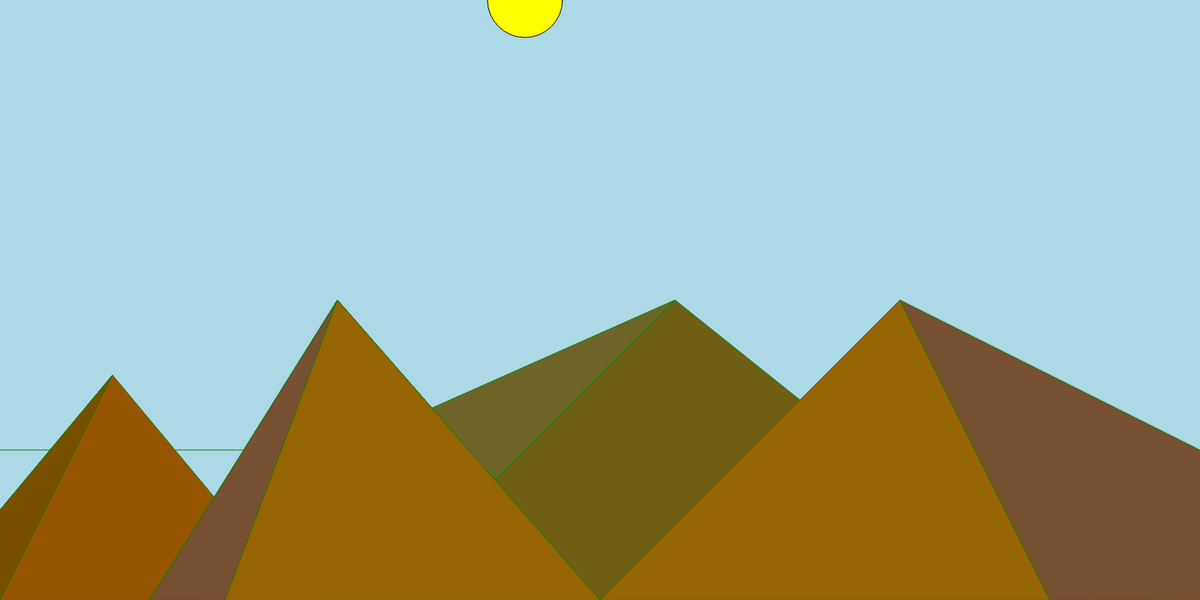
Frame 1 (no input)
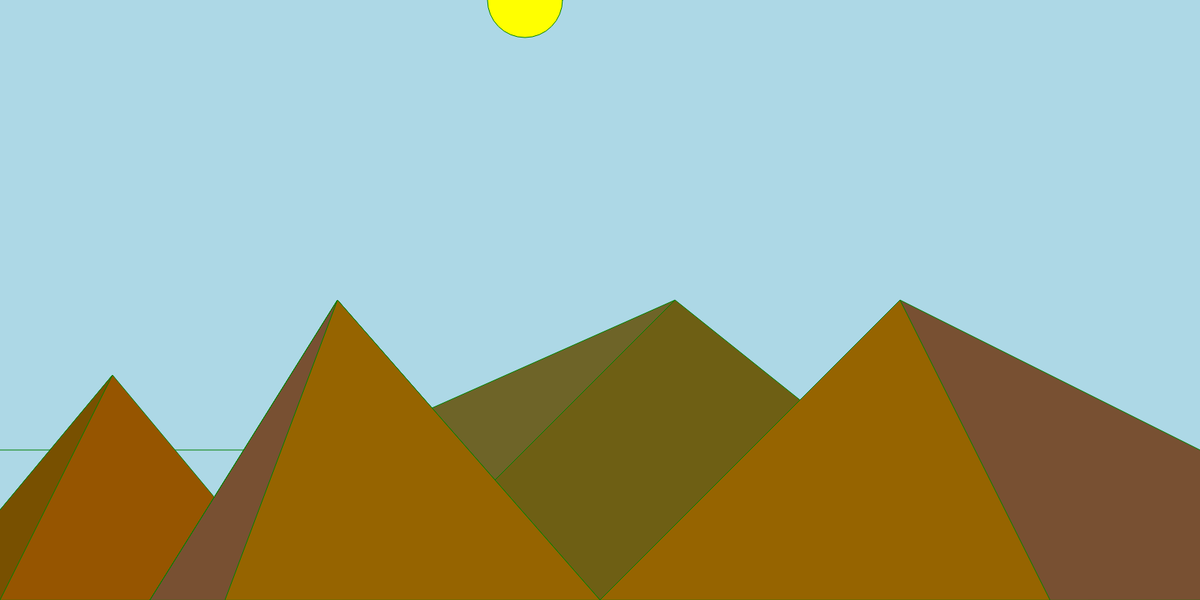
Frame 60 (no input)
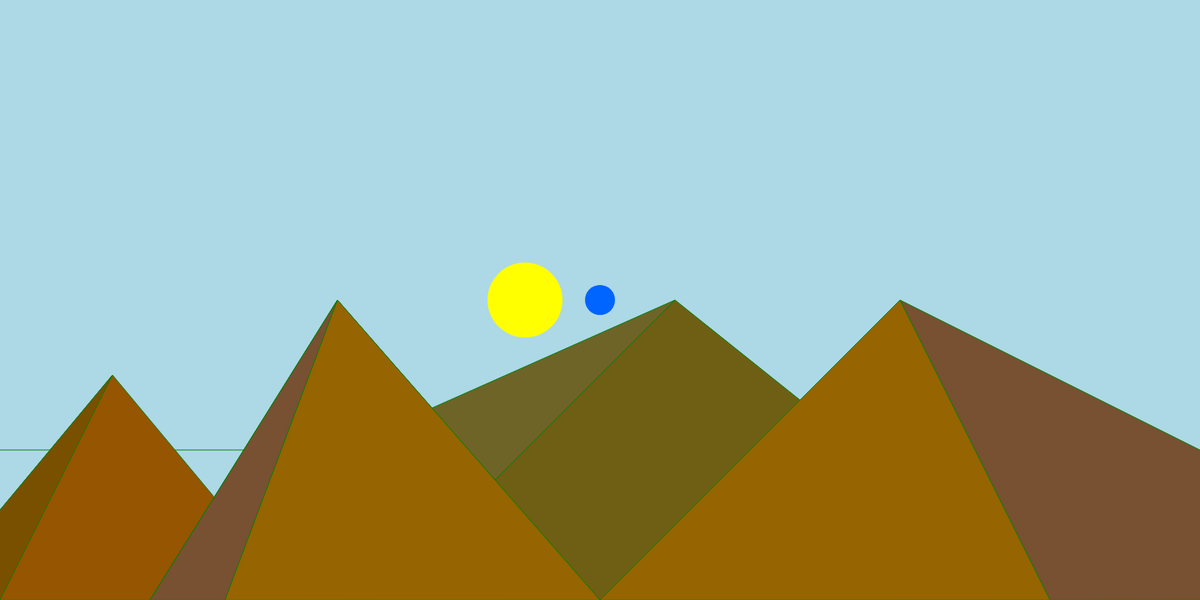
Frame 120 (the mouse pressed at the canvas centre since frame 60)

The p5.js sketch that drew these frames (run headless with seeded random() and noise() and a simulated clock; from frame 60 on, the mouse is pressed at the canvas centre):

// p5.js sketch
// ── sketch.js
let sunHeight;
let horizon = 600;
let circles = [];
let circleSize = 40; 
let circleColor; 

function setup() {
  createCanvas(1600, 800);
  background('lightblue');
  circleColor = color(0,100,255);

}
function draw() {   
    background(220);
    sunHeight = mouseY;

    if (sunHeight < horizon) {
        background("lightblue"); // blue sky if above horizon
    } else {
        background(0); // night sky otherwise
    }

    //sun
    fill("yellow");
    circle(700, sunHeight, 100);


    // draw line for horizon
    stroke('green');
    line(0,horizon,400,horizon);

    fill(110, 100, 40);
    triangle(500, 800,900, 400, 0, 800);
    fill(110,95,20);
    triangle(500,800,900,400,1400,800); 
   
    fill(150, 85, 0);
    triangle(-100, 800, 150, 500, 400, 800);
    fill(120, 80, 0);
    triangle(-100, 800, 150, 500, 0, 800);
   
    fill(150, 100, 0);
    triangle(200, 800, 450, 400, 800, 800);
    fill(120, 80, 50);
    triangle(200, 800, 450, 400, 300, 800);

    fill(150, 100, 0);
    triangle(200, 800, 450, 400, 800, 800);
    fill(120, 80, 50);
    triangle(200, 800, 450, 400, 300, 800);
    
    fill(150, 100, 0);
    triangle(800, 800, 1200, 400, 1600, 800);
    fill(120, 80, 50);
    triangle(1400, 800, 1200, 400, 2000, 800);

    for (let circle of circles) {
        circle.display();
    }
};

function mousePressed() {
    createCircle(mouseX, mouseY);
}

function createCircle(x, y) {
    circles.push(new Circle(x,y)); 
}

class Circle {
    constructor(x, y) {
        this.x = x;
        this.y = y;
    }

    display() {
        fill(circleColor);
        noStroke();
        ellipse(this.x, this.y, circleSize);
    }
}
